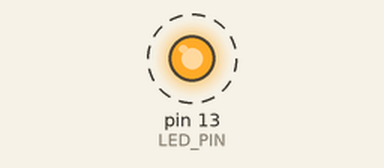
Recording of a sketch running on a simulated Arduino Uno, built with avr-gcc and run on an emulated ATmega328P. On the bench: output pins drawn as LEDs (lit = HIGH). Dashed ring = blinking.

Above: at 0.5 s.
Timing chart, 0 to 4.6 s (numbered marks = the images above):
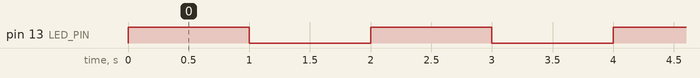

The sketch:

Demo.ino
```cpp
const int LED_PIN = 13;

int EndOfProgram = 0;
int BlinkCounter = 0;

void setup() {
  pinMode(LED_PIN, OUTPUT);
}

void loop() {
  if (EndOfProgram == 0)
  {
    digitalWrite(LED_PIN, HIGH);
    delay(1000);
    digitalWrite(LED_PIN, LOW);
    delay(1000);
    BlinkCounter++;
    if (BlinkCounter >= 15)
      EndOfProgram = 1;
  }
  else
    ;// We do nothing here
}
```

Measured:
- by itself, pin 13 (LED_PIN): alternates HIGH for 1.0 s and LOW for 1.0 s, 30 changes in all, then stays LOW
